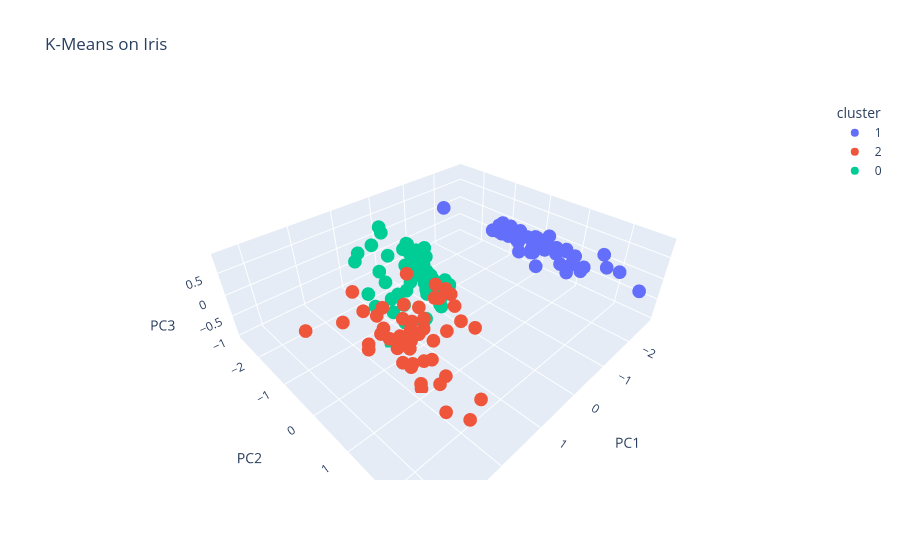

The notebook cell saved with this chart:
### Code cell
import pandas as pd, plotly.express as px
from sklearn.datasets import load_iris
from sklearn.cluster import KMeans
from sklearn.preprocessing import StandardScaler
from sklearn.decomposition import PCA

iris = load_iris()

df = pd.DataFrame(iris.data, columns=iris.feature_names)

X = StandardScaler().fit_transform(df)

df['cluster'] = KMeans(n_clusters=3, random_state=42, n_init=10).fit_predict(X).astype(str)

df[['PC1','PC2','PC3']] = PCA(n_components=3).fit_transform(X)

px.scatter_3d(df, x='PC1', y='PC2', z='PC3', color='cluster', title='K-Means on Iris').show()
